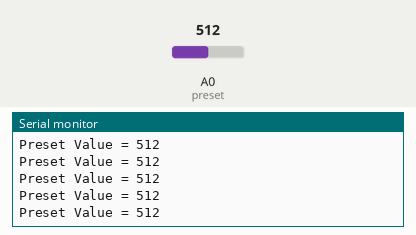
Simulated run of this sketch. Board: Arduino Uno, built with avr-gcc and run on an emulated ATmega328P. On the bench: the last lines printed to the serial monitor. The inputs (shaded band) are chosen by the test bench; at power-on: A0 (preset) = 512.

Above: at 1.2 s.
1.3 s: A0 (preset) set to 716
At 1.56 s:
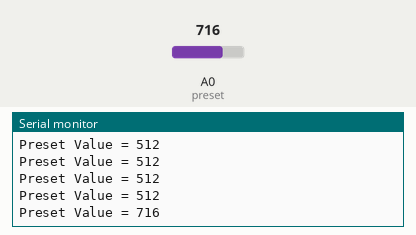
2.8 s: A0 (preset) set to 900
At 2.96 s:
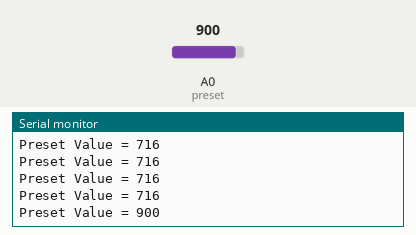
Timing chart, 0 to 5.8 s (numbered marks = the images above; inputs shaded):
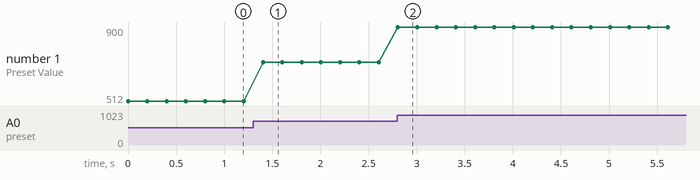

The sketch:

preset-or-trimpot-module.ino
```cpp
int preset = A0;
void setup() {

  Serial.begin(9600);
}

void loop() {

  int value = analogRead(preset);

  Serial.print("Preset Value = ");
  Serial.println(value);

  delay(200);
}
```

Measured:
- after the input at 1.3 s, the serial monitor: prints a new line after 0.10 s (image 1)
- after the input at 2.8 s, the serial monitor: prints a new line at once (image 2)
- plotted number 1: 512 → 716 after the input at 1.3 s, 716 → 900 after the input at 2.8 s
